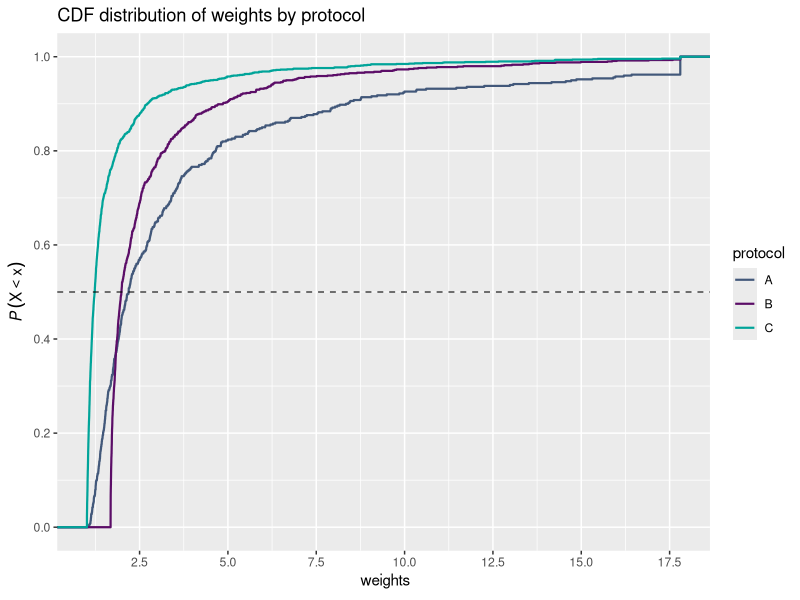
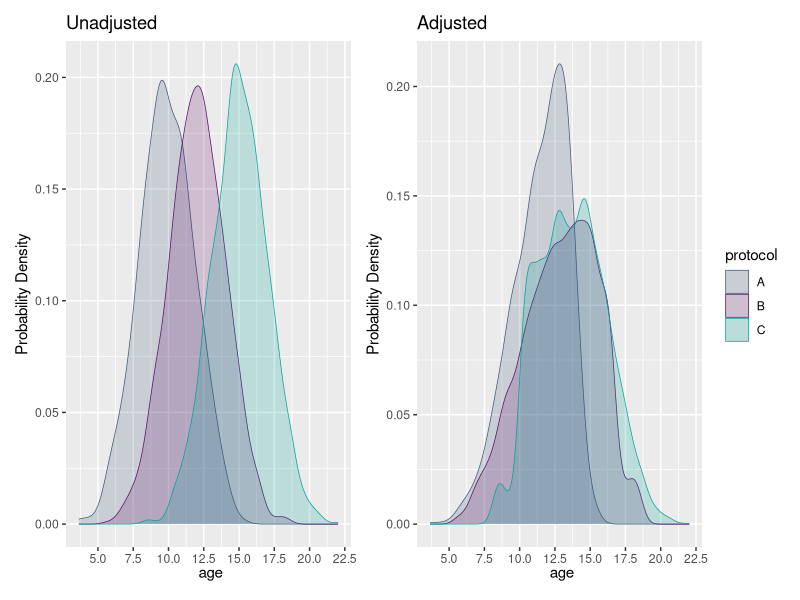

Source code (R) for these figures, in order: (Note: this script raises an error after producing the figures.)
## ---- chunk 1
#| label: setup
#| include: FALSE
knitr::opts_chunk$set(
  collapse = TRUE,
  comment  = "#>",
  fig.path = paste0("figures/ipw-")
)
library(dplyr)
library(ggplot2)
library(patchwork)
options(pillar.min_chars = Inf, width = 120L)
calc_ess <- function(w) {
  (sum(w))^2 / sum(w^2)
}
.fmt_pct <- function(x, digits = 1L) {
  sprintf("%.*f%%", digits, 100 * x)
}
trim_weights <- function(x, p = c(0.01, 0.99)) {
  q  <- quantile(x, p = p)
  lo <- unname(q[1L])
  hi <- unname(q[2L])
  x[x > hi] <- hi
  x[x < lo] <- lo
  x
}
colors <- c("#42587A", "#5B0D67", "#00A499")
plot_cdf <- function(data, var, group = NULL, xlim = NULL, ...) {
  var   <- enquo(var)
  group <- enquo(group)
  vars  <- unname(c(var, group, enquos(...)))
  if (rlang::quo_is_null(group)) {
    p <- select(data, !!!vars) |>
      ggplot(aes(x = !!var)) +
      stat_ecdf(colour = colors[1L], linewidth = 0.75,
                linetype = "solid")
  } else {
    p <- select(data, !!!vars) |>
      ggplot(aes(x = !!var, color = !!group, ...)) +
      stat_ecdf(linewidth = 0.75, linetype = "solid") +
      scale_color_manual(values = colors)
  }
  p + coord_cartesian(xlim = xlim) +
    scale_x_continuous(n.breaks = 8L) +
    scale_y_continuous(n.breaks = 6L) +
    labs(x = var, y = bquote(italic(P) ~ (X < x)))
}
plot_pdf <- function(data, var, group = NULL, xlim = NULL,
                     fill = FALSE, linetype = "solid", ...) {

  var   <- enquo(var)
  group <- enquo(group)
  vars  <- unname(c(var, group, enquos(...)))
  if (rlang::quo_is_null(group)) {
    col <- colors[1L]
    p <- select(data, !!!vars) |>
      ggplot(aes(x = !!var, ...)) +
      geom_density(colour = col, fill = ifelse(fill, col, NA),
                   alpha = ifelse(fill, 0.2,  1),
                   linewidth = 0.75, linetype = linetype)
  } else {
    p <- select(data, !!!vars) |>
      ggplot(aes(x = !!var, color = !!group, ...)) +
      geom_density(if (fill) aes(fill = !!group),
                   alpha     = ifelse(fill, 0.2,  1),
                   linewidth = ifelse(fill, 0.25, 0.75),
                   linetype  = linetype) +
      scale_color_manual(values = colors)
    if (fill) {
      p <- p + scale_fill_manual(values = colors)
    }
  }
  p + coord_cartesian(xlim = xlim) +
    scale_x_continuous(n.breaks = 8L) +
    scale_y_continuous(n.breaks = 6L) +
    labs(y = "Probability Density", x = var)
}
## ---- chunk 2
#| label: age-protocol
#| echo: FALSE
data.frame(check.names = FALSE, row.names = "mean age",
  "FSH-a" = 20.5, "FSH-b" = 30.3, "Mix FSH-a + FSH-b" = 40.4) |>
  knitr::kable()
## ---- chunk 3
#| label: calc-weights
#| fig.cap: "Weight distribution by protocol."
#| fig.height: 5
#| fig.width: 10
set.seed(101)
n_vec <- c(500, 1000, 1500)
sd    <- 2
df <- tibble::tibble(
  protocol = factor(rep(c("A", "B", "C"), times = n_vec)),
  age = c(
    rnorm(n_vec[1L], mean = 10, sd = sd),
    rnorm(n_vec[2L], mean = 12, sd = sd),
    rnorm(n_vec[3L], mean = 15, sd = sd)
  )
)

df |>
  group_by(protocol) |>
  summarize(n = n(), mu = mean(age), sigma = sd(age))

# fit 3-class model
model <- nnet::multinom(protocol ~ age, data = df)
probs <- predict(model, type = "probs")

# P(protocol = protocol_k | X)
row_idx <- 1:nrow(df)
col_idx <- match(df$protocol, colnames(probs))
ps      <- probs[cbind(row_idx, col_idx)]

# invert + trim 1%
df$weights <- trim_weights(1 / ps, c(0.01, 0.99))

tapply(df$weights, df$protocol, quantile, p = 0.5)

df |>
  plot_cdf(weights, group = protocol) +
  geom_hline(yintercept = 0.5, alpha = 0.75, linetype = "dashed") +
  labs(title = "CDF distribution of weights by protocol")
## ---- chunk 4
#| label: plot-var
#| fig.cap: "Continuous variable (i.e. age) pre- and post-weighting."
#| fig.height: 5
#| fig.width: 10
#| echo: FALSE
p1 <- df |>
  plot_pdf(age, protocol, fill = TRUE) +
  labs(title = "Unadjusted") +
  guides(fill = "none", color = "none")
p2 <- df |>
  plot_pdf(age, protocol, fill = TRUE, weight = weights) +
  labs(title = "Adjusted")
p1 + p2
## ---- chunk 5
#| label: ess
df |>
  group_by(protocol) |>
  summarize(
    n        = n(),                           # orig sample size
    n_adj    = calc_ess(weights),             # effective sample size
    mean     = mean(age),                        # mu orig
    mean_adj = weighted.mean(age, weights)) |>   # mu adjust
  mutate(prop_n   = .fmt_pct(prop.table(n)),     # prop orig
         prop_adj = .fmt_pct(prop.table(n_adj))) # prop adjust
## ---- chunk 6
#| label: get-session
#| include: FALSE
get_session_info <- function(pkgs = NULL) {
  ret <- list(
    packages = dplyr::select(sessioninfo::package_info(), -library),
    platform = sessioninfo::platform_info()
  )
  if (!is.null(pkgs)) {
    ret$packages <- ret$packages[pkgs, ]
  }
  ret
}
## ---- chunk 7
#| label: session
#| code-fold: TRUE
get_session_info()
